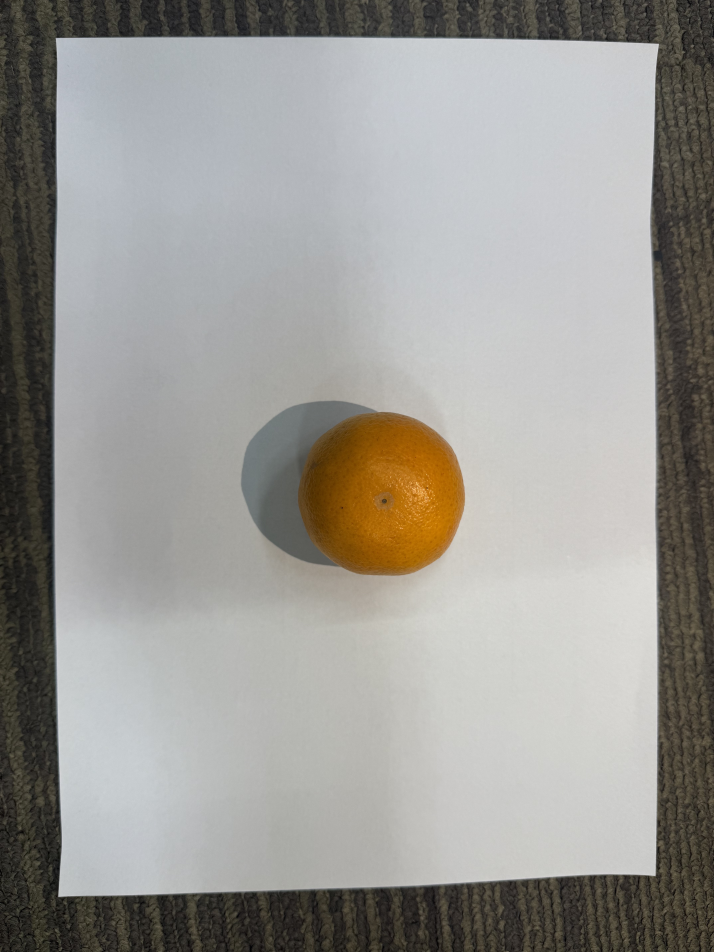
#> input picture pyt/IMG_1681.jpeg, 4284 x 5712 px (shown at 1/6 size)
$ python a.py
#> lines starting #> are read from the running program, lines starting #| are printed output that depends on the picture; after the words box and inside, x2 and y2 are one past the last pixel; in counts of white or black regions, pixels touching at a corner belong together
import cv2
import numpy as np

def nothing(x):
    pass

# Load the image
image = cv2.imread('IMG_1681.jpeg')  # Replace with your actual image path
#> image is the input picture: shape (5712, 4284, 3); mean B, G, R 147.6, 152.1, 153.8
if image is None:
    print("Error: Could not load image.")
    exit()

# Convert image to HSV color space
hsv = cv2.cvtColor(image, cv2.COLOR_BGR2HSV)
#> hsv: shape (5712, 4284, 3); mean H, S, V 51.9, 24.3, 156.2

# Create trackbars for HSV value adjustment
cv2.namedWindow('Trackbars')
cv2.createTrackbar('LH', 'Trackbars', 5, 179, nothing)   # Lower Hue
cv2.createTrackbar('LS', 'Trackbars', 100, 255, nothing) # Lower Saturation
cv2.createTrackbar('LV', 'Trackbars', 100, 255, nothing) # Lower Value
cv2.createTrackbar('UH', 'Trackbars', 25, 179, nothing)  # Upper Hue
cv2.createTrackbar('US', 'Trackbars', 255, 255, nothing) # Upper Saturation
cv2.createTrackbar('UV', 'Trackbars', 255, 255, nothing) # Upper Value

# Resize scale (percentage of original size)
scale_percent = 50  # Change this to resize differently

# Main loop
while True:
    # Get HSV range from trackbars
    lh = cv2.getTrackbarPos('LH', 'Trackbars')
    ls = cv2.getTrackbarPos('LS', 'Trackbars')
    lv = cv2.getTrackbarPos('LV', 'Trackbars')
    uh = cv2.getTrackbarPos('UH', 'Trackbars')
    us = cv2.getTrackbarPos('US', 'Trackbars')
    uv = cv2.getTrackbarPos('UV', 'Trackbars')

    lower_orange = np.array([lh, ls, lv])
    upper_orange = np.array([uh, us, uv])

    # Create a binary mask and extract orange areas
    mask = cv2.inRange(hsv, lower_orange, upper_orange)
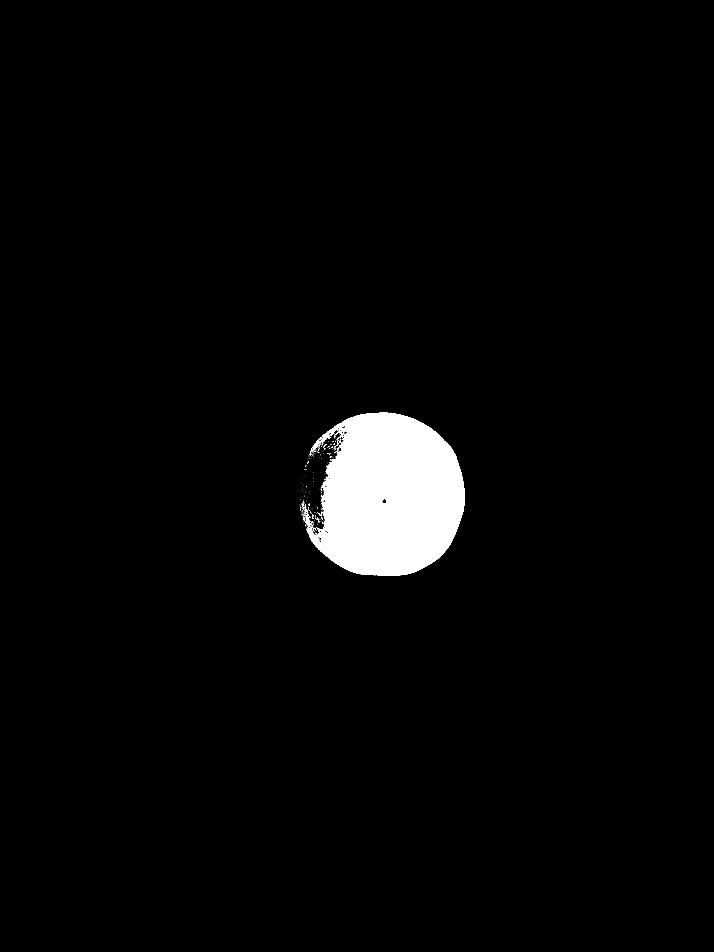
#> mask: shape (5712, 4284) (shown at 1/6 size); 2.8% white; 524 white regions (451 under 20 px), largest, box (x1, y1, x2, y2) and area: (1851, 2474, 2789, 3453) 680318, (1867, 2646, 1920, 2714) 512, (1918, 2606, 1962, 2662) 364
    result = cv2.bitwise_and(image, image, mask=mask)
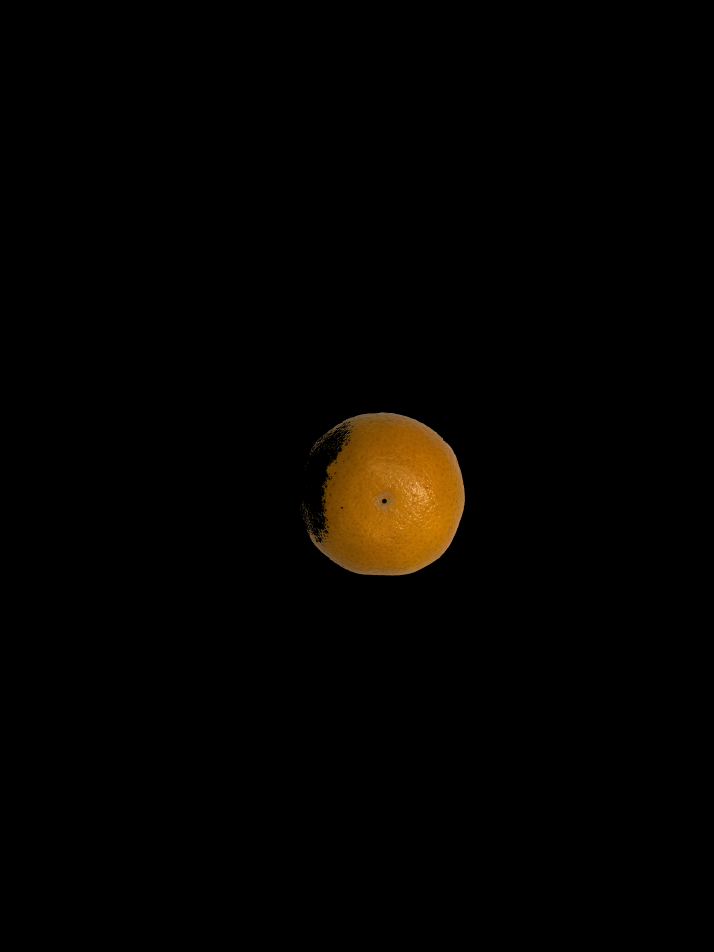
#> result: shape (5712, 4284, 3) (shown at 1/6 size); mean B, G, R 0.4, 2.7, 4.4

    # Resize outputs for display
    width = int(image.shape[1] * scale_percent / 230)
#> width = 931
    height = int(image.shape[0] * scale_percent / 230)
#> height = 1241
    dim = (width, height)
#> dim = (931, 1241)

    resized_image = cv2.resize(image, dim, interpolation=cv2.INTER_AREA)
    resized_mask = cv2.resize(mask, dim, interpolation=cv2.INTER_AREA)
    resized_result = cv2.resize(result, dim, interpolation=cv2.INTER_AREA)

    # Show the outputs
    cv2.imshow('Original Image', resized_image)
    cv2.imshow('Orange Mask', resized_mask)
    cv2.imshow('Detected Orange Areas', resized_result)

    # Break the loop when 'Esc' is pressed
    if cv2.waitKey(1) & 0xFF == 27:
#> (key Esc is pressed here)
        break

# Clean up
cv2.destroyAllWindows()
